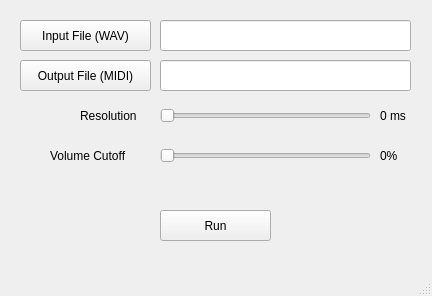
<?xml version="1.0" encoding="UTF-8"?>
<ui version="4.0">
 <class>fftMIDI</class>
 <widget class="QMainWindow" name="fftMIDI">
  <property name="geometry">
   <rect>
    <x>0</x>
    <y>0</y>
    <width>432</width>
    <height>296</height>
   </rect>
  </property>
  <property name="windowTitle">
   <string>MainWindow</string>
  </property>
  <widget class="QWidget" name="centralwidget">
   <widget class="QSlider" name="slider_time_quantum">
    <property name="geometry">
     <rect>
      <x>160</x>
      <y>100</y>
      <width>211</width>
      <height>31</height>
     </rect>
    </property>
    <property name="orientation">
     <enum>Qt::Horizontal</enum>
    </property>
   </widget>
   <widget class="QSlider" name="slider_activation_level">
    <property name="geometry">
     <rect>
      <x>160</x>
      <y>140</y>
      <width>211</width>
      <height>31</height>
     </rect>
    </property>
    <property name="orientation">
     <enum>Qt::Horizontal</enum>
    </property>
   </widget>
   <widget class="QLabel" name="label_time_quantum">
    <property name="geometry">
     <rect>
      <x>80</x>
      <y>100</y>
      <width>81</width>
      <height>31</height>
     </rect>
    </property>
    <property name="text">
     <string>Resolution</string>
    </property>
   </widget>
   <widget class="QLabel" name="label_activation_level">
    <property name="geometry">
     <rect>
      <x>50</x>
      <y>140</y>
      <width>111</width>
      <height>31</height>
     </rect>
    </property>
    <property name="text">
     <string>Volume Cutoff</string>
    </property>
   </widget>
   <widget class="QLabel" name="label_time_quantum_display">
    <property name="geometry">
     <rect>
      <x>380</x>
      <y>100</y>
      <width>51</width>
      <height>31</height>
     </rect>
    </property>
    <property name="text">
     <string>0 ms</string>
    </property>
   </widget>
   <widget class="QLabel" name="label_activation_level_display">
    <property name="geometry">
     <rect>
      <x>380</x>
      <y>140</y>
      <width>51</width>
      <height>31</height>
     </rect>
    </property>
    <property name="text">
     <string>0%</string>
    </property>
   </widget>
   <widget class="QLineEdit" name="input_infile_text">
    <property name="geometry">
     <rect>
      <x>160</x>
      <y>20</y>
      <width>251</width>
      <height>31</height>
     </rect>
    </property>
   </widget>
   <widget class="QLineEdit" name="input_outfile_text">
    <property name="geometry">
     <rect>
      <x>160</x>
      <y>60</y>
      <width>251</width>
      <height>31</height>
     </rect>
    </property>
   </widget>
   <widget class="QPushButton" name="button_infile">
    <property name="geometry">
     <rect>
      <x>20</x>
      <y>20</y>
      <width>131</width>
      <height>31</height>
     </rect>
    </property>
    <property name="text">
     <string>Input File (WAV)</string>
    </property>
   </widget>
   <widget class="QPushButton" name="button_outfile">
    <property name="geometry">
     <rect>
      <x>20</x>
      <y>60</y>
      <width>131</width>
      <height>31</height>
     </rect>
    </property>
    <property name="text">
     <string>Output File (MIDI)</string>
    </property>
   </widget>
   <widget class="QPushButton" name="button_run">
    <property name="geometry">
     <rect>
      <x>160</x>
      <y>210</y>
      <width>111</width>
      <height>31</height>
     </rect>
    </property>
    <property name="text">
     <string>Run</string>
    </property>
   </widget>
   <widget class="QLabel" name="label_run_msg">
    <property name="geometry">
     <rect>
      <x>0</x>
      <y>170</y>
      <width>431</width>
      <height>31</height>
     </rect>
    </property>
    <property name="text">
     <string>&lt;html&gt;&lt;head/&gt;&lt;body&gt;&lt;p align=&quot;center&quot;&gt;&lt;br/&gt;&lt;/p&gt;&lt;/body&gt;&lt;/html&gt;</string>
    </property>
   </widget>
  </widget>
  <widget class="QMenuBar" name="menubar">
   <property name="geometry">
    <rect>
     <x>0</x>
     <y>0</y>
     <width>432</width>
     <height>25</height>
    </rect>
   </property>
  </widget>
  <widget class="QStatusBar" name="statusbar"/>
 </widget>
 <resources/>
 <connections/>
</ui>
